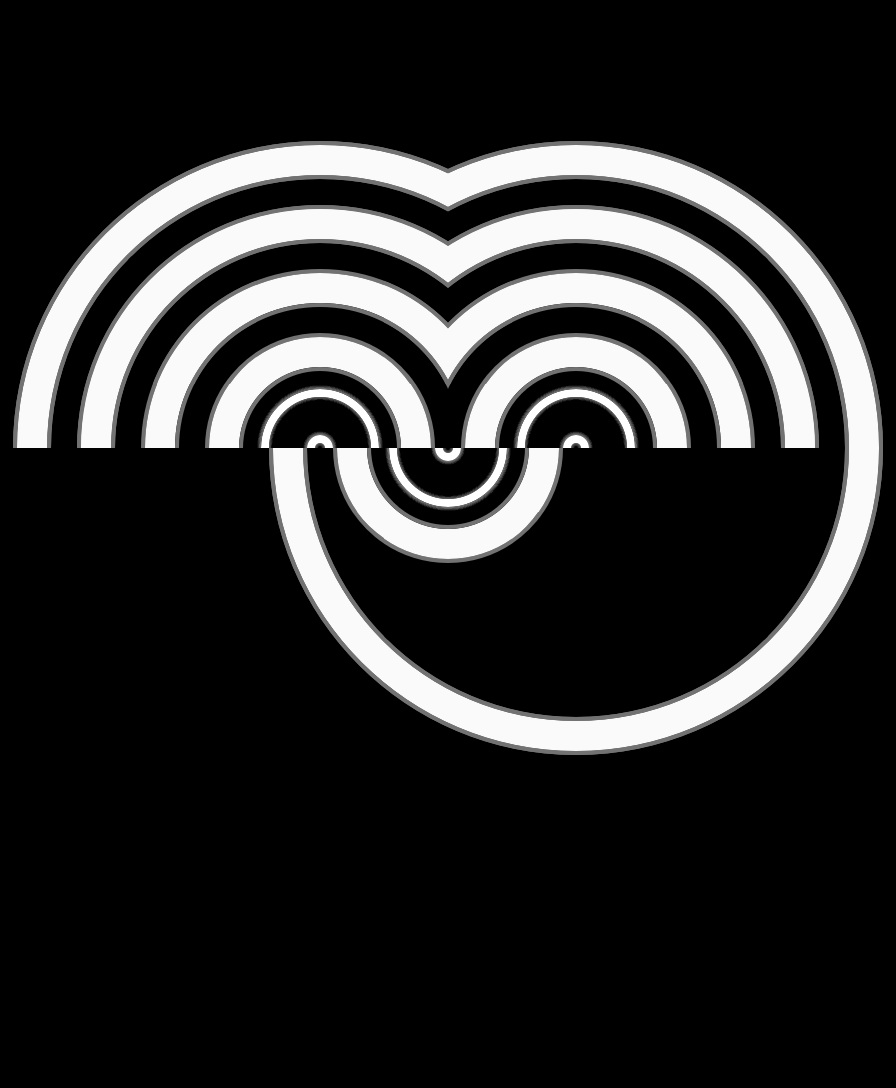

A level layout from a 2D game, rendered from its tile map. Below: a short description, then the map file with its tile-grid data intact:
An orthogonal 14x17 tile map with 64x64 px tiles, 2 tile layers (0, 2).

<map version="1.2" tiledversion="1.2.3" orientation="orthogonal" renderorder="right-down" width="14" height="17" tilewidth="64" tileheight="64" infinite="0" nextlayerid="16" nextobjectid="1">
 <tileset firstgid="1" name="temp-tiles" tilewidth="64" tileheight="64" tilecount="66" columns="11">
  <image source="../assets/temp-tiles.png" trans="eebdfa" width="704" height="384" />
 </tileset>
 <layer id="14" name="0" width="14" height="17">
  <data encoding="csv">
0,0,0,0,0,0,0,0,0,0,0,0,0,0,
0,0,0,0,0,0,0,0,0,0,0,0,0,0,
0,0,0,0,0,0,0,0,0,0,0,0,0,0,
0,0,2147483655,2147483654,2147483653,5,6,2147483654,2147483653,5,6,7,0,0,
0,1610612743,2147483666,2147483665,0,0,17,2147483665,0,0,17,18,3758096391,0,
0,1610612742,1610612753,2147483650,2147483649,1,2,2147483650,2147483649,1,2,3758096401,3758096390,0,
0,1610612741,0,1610612737,2147483660,12,3758096385,1610612737,2147483660,12,3758096385,0,3758096389,0,
0,0,0,0,536870920,0,536870924,2684354572,2684354561,0,0,0,0,0,
0,0,0,0,536870921,536870932,0,1073741825,1073741826,0,0,0,0,0,
0,0,0,0,536870922,536870933,536870944,0,0,0,0,0,0,0,
0,0,0,0,0,3221225494,3221225493,0,0,0,0,0,0,0,
0,0,0,0,0,0,0,0,0,0,0,0,0,0,
0,0,0,0,0,0,0,0,0,0,0,0,0,0,
0,0,0,0,0,0,0,0,0,0,0,0,0,0,
0,0,0,0,0,0,0,0,0,0,0,0,0,0,
0,0,0,0,0,0,0,0,0,0,0,0,0,0,
0,0,0,0,0,0,0,0,0,0,0,0,0,0
</data>
 </layer>
 <layer id="15" name="2" width="14" height="17">
  <data encoding="csv">
0,0,0,0,0,0,0,0,0,0,0,0,0,0,
0,0,0,0,0,0,0,0,0,0,0,0,0,0,
0,0,2147483658,2147483657,2147483656,8,9,2147483657,2147483656,8,9,10,0,0,
0,2147483670,2147483669,2147483668,0,0,20,2147483668,0,0,20,21,22,0,
1610612746,1610612757,2147483680,2147483652,2147483651,3,4,2147483652,2147483651,3,4,32,3758096405,3758096394,
1610612745,1610612756,1610612740,2147483663,2147483662,14,15,2147483663,2147483662,14,15,3758096388,3758096404,3758096393,
1610612744,0,1610612739,1610612750,23,2147483671,3758096398,1610612750,23,2147483671,3758096398,3758096387,0,3758096392,
0,0,0,0,0,536870913,1610612759,3221225495,0,0,0,0,0,2684354568,
0,0,0,0,0,536870914,3221225473,0,0,0,0,0,2684354580,2684354569,
0,0,0,0,0,0,0,0,0,0,0,2684354592,2684354581,2684354570,
0,0,0,0,0,0,0,3221225492,0,0,1073741844,1073741845,1073741846,0,
0,0,0,0,0,0,3221225482,3221225481,3221225480,1073741832,1073741833,1073741834,0,0,
0,0,0,0,0,0,0,0,0,0,0,0,0,0,
0,0,0,0,0,0,0,0,0,0,0,0,0,0,
0,0,0,0,0,0,0,0,0,0,0,0,0,0,
0,0,0,0,0,0,0,0,0,0,0,0,0,0,
0,0,0,0,0,0,0,0,0,0,0,0,0,0
</data>
 </layer>
</map>
